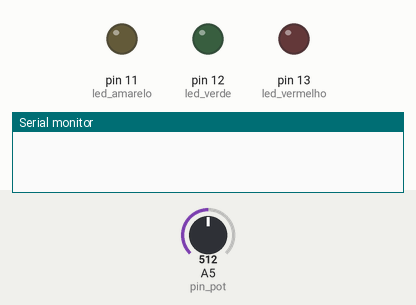
A sketch run on a simulated Arduino Uno, built with avr-gcc and run on an emulated ATmega328P. On the bench: output pins drawn as LEDs (lit = HIGH), the last lines printed to the serial monitor. The test bench sets the inputs (shaded band); at power-on: A5 (pin_pot) = 512.

Above: at 7.6 s.
At 22.2 s:
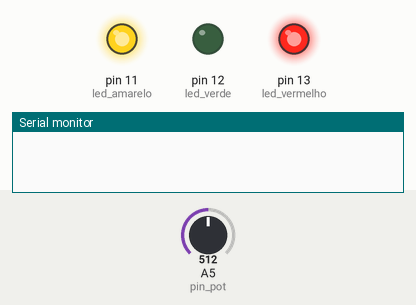
At 36.3 s:
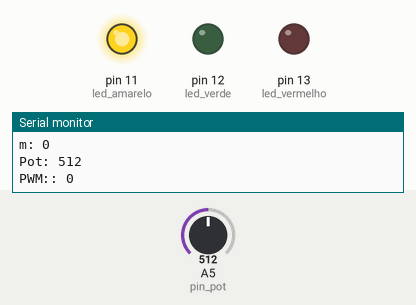
Timing chart, 0 to 37.8 s (numbered marks = the images above):
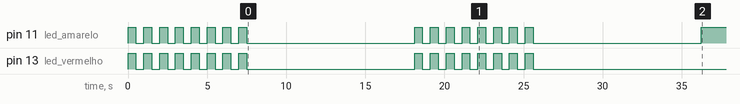

The sketch:

calibracao.ino
```cpp
int led_vermelho = 13;
int led_verde = 12;
int led_amarelo = 11;
int pin_pot = A5;
int potMin = 1023;
int potMax = 0;

void setup() {
 Serial.begin(9600);
 pinMode(pin_pot, INPUT);
 pinMode(led_vermelho, OUTPUT);
 pinMode(led_verde, OUTPUT);
 pinMode(led_amarelo, OUTPUT);
 digitalWrite(led_vermelho,LOW);
 digitalWrite(led_verde,LOW);
 digitalWrite(led_amarelo,LOW);
 calibra();
 calibra();
 digitalWrite(led_amarelo, HIGH);
 Serial.print("potMin: ");
 Serial.println(potMin);
 Serial.print("potMax: ");
 Serial.println(potMax);
}

void calibra() {
  blink(8);
  int n;
  for(n=0;n<1000;n++){
    int pot = analogRead(pin_pot);

    if (pot < potMin){
      potMin = pot;
    }
    if (pot > potMax) {
      potMax = pot;
    }
    delay(10);
  }
}

int Pmap(int d) {
   int m = (int) (((d - potMin) * 255.) / (potMax - potMin));
   Serial.print("m: ");
   Serial.println(m);
   if (m < 0){
    return 0;
   } else if (m <= 255) {
    return m;
   } else {
    return 255;
   }
}

void loop() {
  int pot = analogRead(pin_pot);
  int pwm = Pmap(pot);
  analogWrite(led_verde,pwm);
  Serial.print("Pot: ");
  Serial.println(pot);
  Serial.print("PWM:: ");
  Serial.println(pwm);
  delay(1000);
}

void blink(int times){
  for(int i=0;i<times;i++){
    digitalWrite(led_vermelho,HIGH);
    digitalWrite(led_amarelo,HIGH);
    delay(500);
    digitalWrite(led_vermelho,LOW);
    digitalWrite(led_amarelo,LOW);
    delay(500);
  }
}
```
